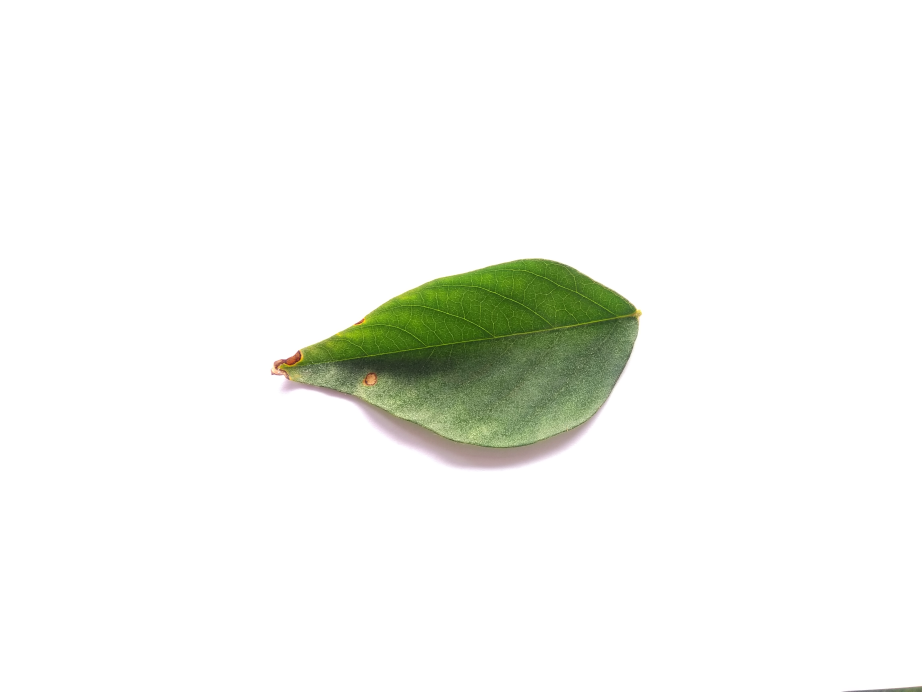
#> input picture image_fundamental/051.jpg, 4608 x 3456 px (shown at 1/5 size)
$ jupyter execute --allow-errors resize.ipynb   (shell and % lines are left out)
#> lines starting #> are read from the running program, lines starting #| are printed output that depends on the picture
<a href="https://colab.research.google.com/github/alfinlutfi277/Tugas-AI/blob/main/image_fundamental/resize.ipynb" target="_parent"></a>

[cell 1]
# import the necessary packages
import matplotlib.pyplot as plt
import argparse
import imutils
import cv2

[cell 2]
def plt_imshow(title, image):
    # convert the image frame BGR to RGB color space and display it
	image = cv2.cvtColor(image, cv2.COLOR_BGR2RGB)
	plt.imshow(image)
	plt.title(title)
	plt.grid(False)
	plt.show()

[cell 3]
# since we are using Jupyter Notebooks we can replace our argument
# parsing code with *hard coded* arguments and values
args = {
    "image": "051.jpg"
}

[cell 4]
# load the original input image and display it to our screen
image = cv2.imread(args["image"])
#> image is the input picture: shape (3456, 4608, 3); mean B, G, R 241, 245.4, 243.6
plt_imshow("Original", image)

# let's resize our image to be 150 pixels wide, but in order to
# prevent our resized image from being skewed/distorted, we must
# first calculate the ratio of the *new* width to the *old* width
r = 150.0 / image.shape[1]
#> r = 0.0326
dim = (150, int(image.shape[0] * r))
#> dim = (150, 112)

# perform the actual resizing of the image
resized = cv2.resize(image, dim, interpolation=cv2.INTER_AREA)
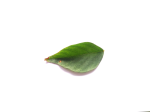
#> resized: shape (112, 150, 3); mean B, G, R 241, 245.4, 243.6
plt_imshow("Resized (Width)", resized)

[cell 5]
# let's resize the image to have a width of 50 pixels, again keeping
# in mind the aspect ratio
r = 50.0 / image.shape[0]
#> r = 0.0145
dim = (int(image.shape[1] * r), 50)
#> dim = (66, 50)

# perform the resizing
resized = cv2.resize(image, dim, interpolation=cv2.INTER_AREA)
#> resized: shape (50, 66, 3)
plt_imshow("Resized (Height)", resized)

[cell 6]
# calculating the ratio each and every time we want to resize an
# image is a real pain, so let's use the imutils convenience
# function which will *automatically* maintain our aspect ratio
# for us
resized = imutils.resize(image, width=100)
#> resized: shape (75, 100, 3)
plt_imshow("Resized via imutils", resized)
